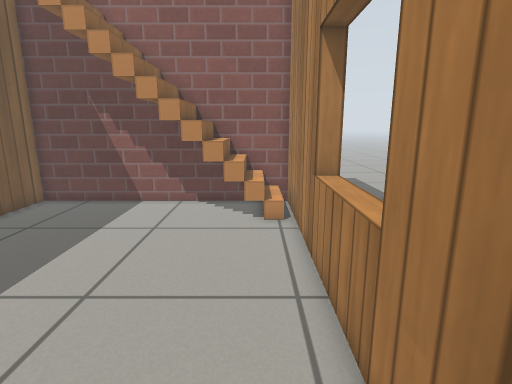
[1] (above)

13 first-person views from a walk through a world built for the Gazebo simulator. The camera is 0.78 m above the floor, tilts 12° down and sees 80° across. The floor is counted in squares, 0.2 m on a side. Each view is taken from the middle of a square. On the plan, view 1 faces up. The plan holds only what a view shows up to about 20 squares ahead; the rest is blank. The place goes on beyond the plan. Gazebo's built-in surfaces are drawn with simple patterns.

[2]
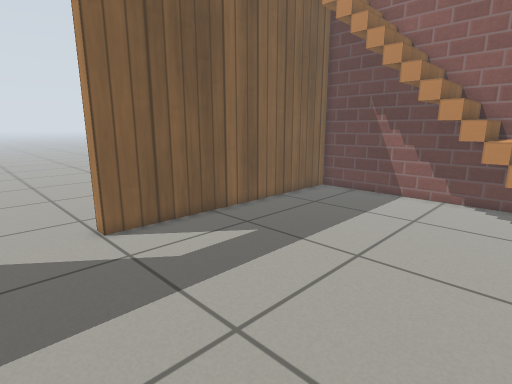

[3]
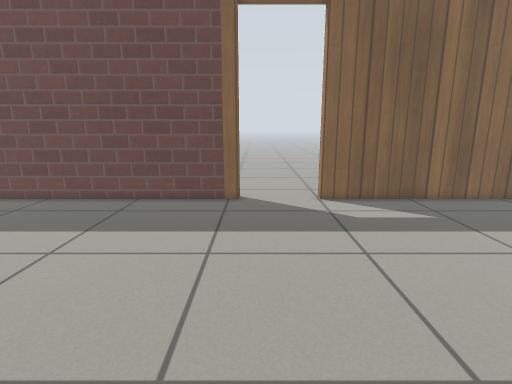

[4]
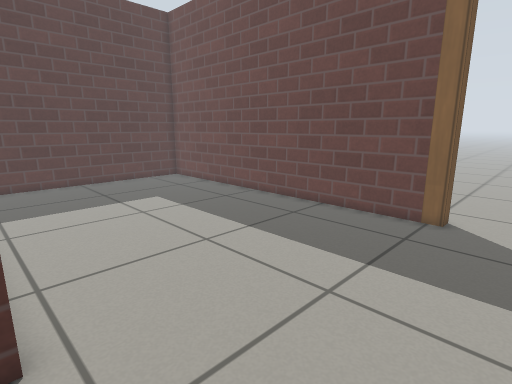

[5]
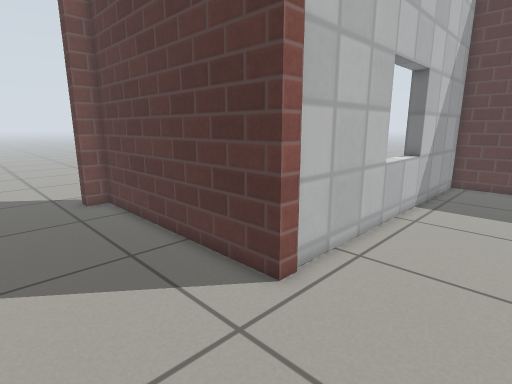

[6]
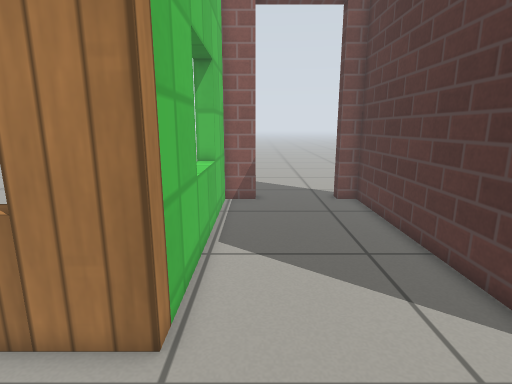

[7]
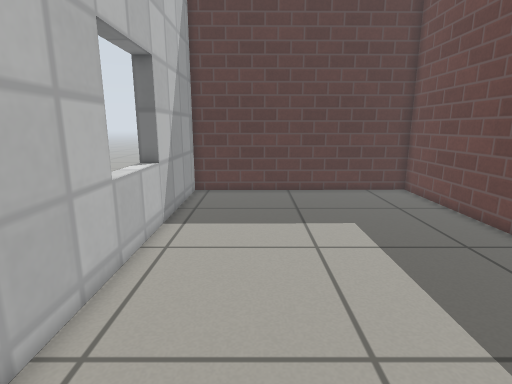

[8]
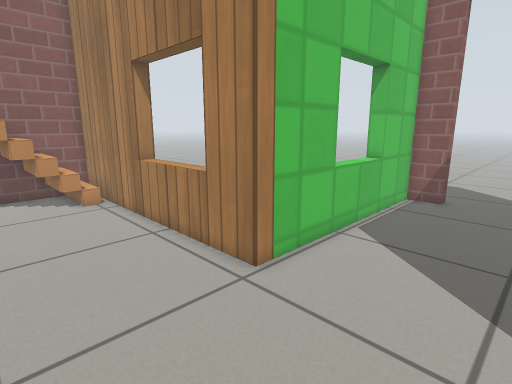

[9]
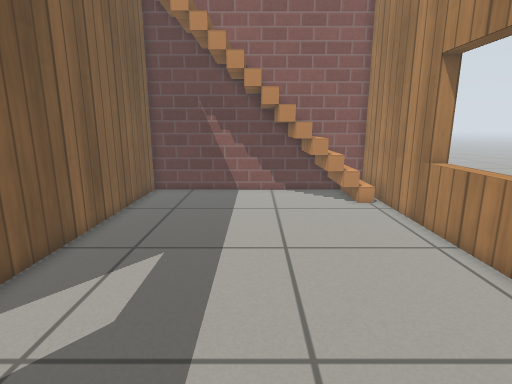

[10]
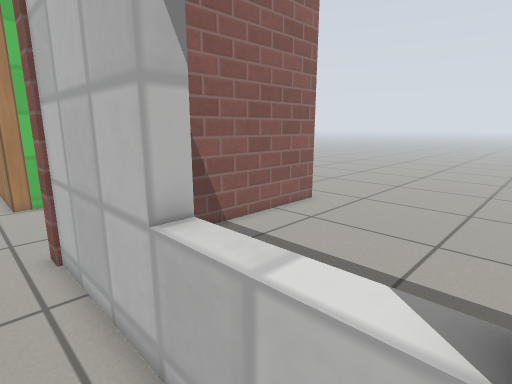

[11]
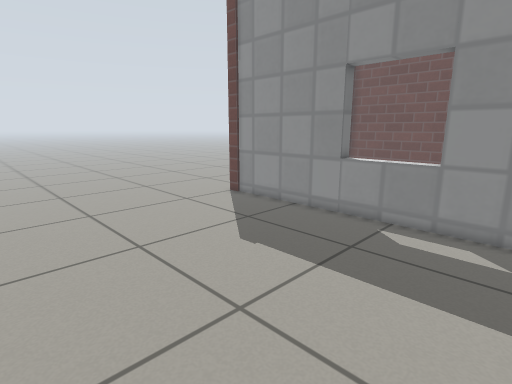

[12]
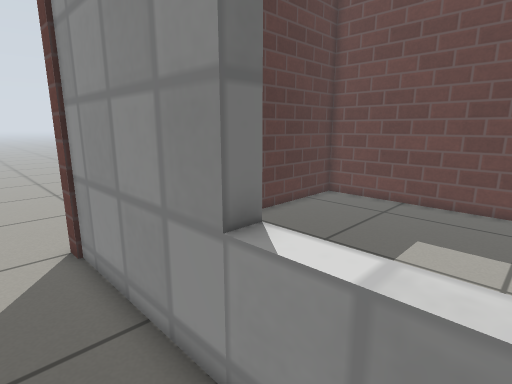

[13]
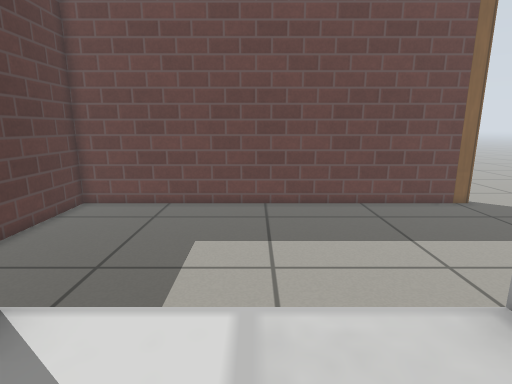

### Floor plan
Points are (right, up) in squares from view 1. A wall is a line through its corners. A room is listed if a view was taken in it or the views show most of it. See-through windows are left out.
Room 1 (views 1, 2, 3, 4, 5, 6, 7, 8, 9, 10)
walls: (-12.2, -2.9) (-11.4, -2.9) (-11.4, -23) (1.8, -22.8) (1.8, -5.6) (13.4, -5.6) (13.4, -4.5) (14.2, -4.5); (14.2, 0) (13.4, 0) (13.4, 1.7) (1.8, 1.7) (1.8, 16) (-10.5, 16); (-11.4, 15.2) (-11.4, 1.7) (-12.2, 1.7)
ways out: open door at (-12, -1); open door at (14, -2)
Room 2 (views 11, 12, 13)
walls: (2.6, -9.7) (2.6, -23.6); (14.2, -6.3) (6.2, -6.3)
ways out: opening at (15, -6)

Where each view was taken, in squares from view 1:
view 1: 0 up, 0 right, facing up
view 2: 2 down, 0 right, facing up-left
view 3: 2 down, 5 right, facing left
view 4: 0 up, 2 right, facing down-left
view 5: 0 up, 3 left, facing down-right
view 6: 0 up, 3 left, facing right
view 7: 4 down, 2 left, facing down
view 8: 4 down, 4 left, facing up-right
view 9: 3 down, 5 left, facing up
view 10: 16 down, 0 right, facing up-right
view 11: 9 down, 15 right, facing down-left
view 12: 13 down, 5 right, facing down-left
view 13: 14 down, 4 right, facing left
